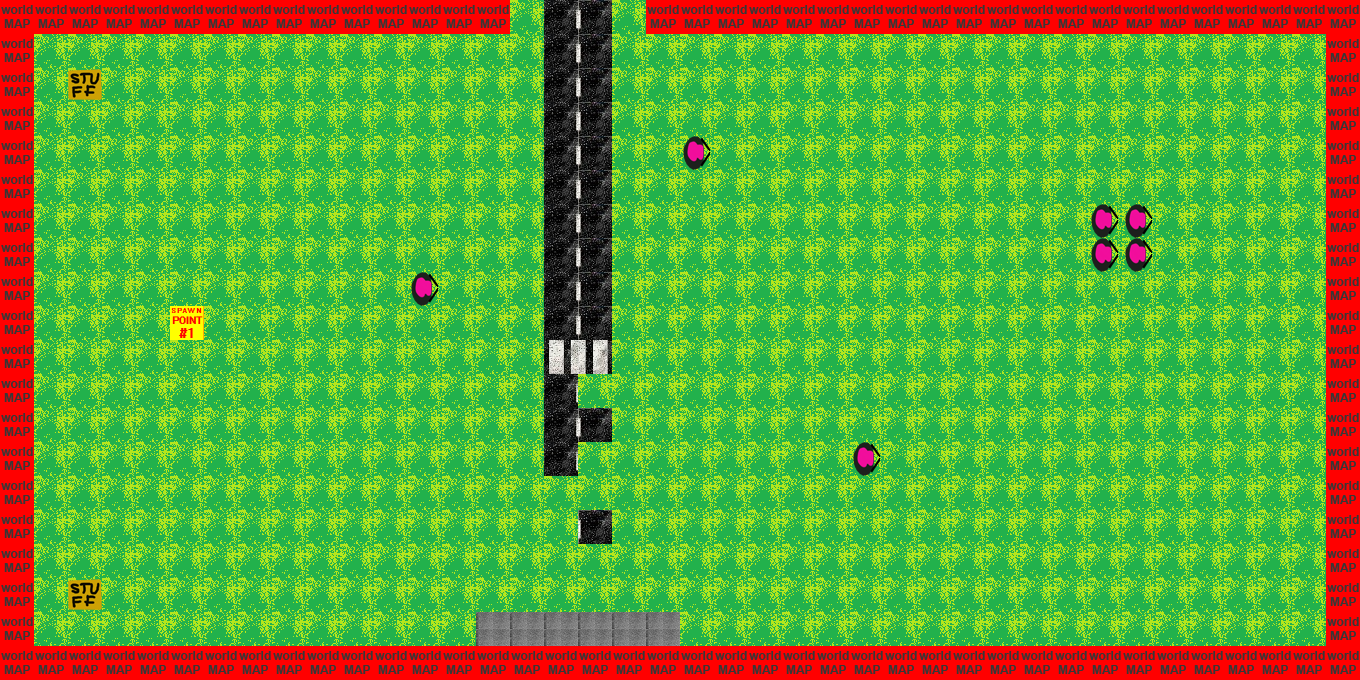

Below is a game level as drawn by its tile map, then a one-line description and the .tmx that defines it (tile-layer data replaced by summaries):
An orthogonal 40x20 tile map with 34x34 px tiles, 3 tile layers (map, monsters, special_effects).

<map version="1.0" orientation="orthogonal" width="40" height="20" tilewidth="34" tileheight="34">
 <tileset firstgid="1" name="sett" tilewidth="34" tileheight="34">
  <image source="tiles/sett.png" width="340" height="102" />
  <tile id="0">
   <properties>
    <property name="Solid" value="1" />
   </properties>
  </tile>
  <tile id="1">
   <properties>
    <property name="Solid" value="0" />
   </properties>
  </tile>
  <tile id="2">
   <properties>
    <property name="Solid" value="0" />
   </properties>
  </tile>
  <tile id="3">
   <properties>
    <property name="Solid" value="0" />
   </properties>
  </tile>
  <tile id="4">
   <properties>
    <property name="Solid" value="0" />
   </properties>
  </tile>
  <tile id="5">
   <properties>
    <property name="Solid" value="0" />
   </properties>
  </tile>
  <tile id="6">
   <properties>
    <property name="Monster" value="Star" />
    <property name="Solid" value="0" />
   </properties>
  </tile>
  <tile id="7">
   <properties>
    <property name="worldMap" value="1" />
   </properties>
  </tile>
  <tile id="8">
   <properties>
    <property name="npc" value="1" />
   </properties>
  </tile>
  <tile id="9">
   <properties>
    <property name="Solid" value="1" />
    <property name="itemChest" value="1" />
   </properties>
  </tile>
  <tile id="10">
   <properties>
    <property name="startPointID" value="1" />
    <property name="transportTarget" value="1" />
   </properties>
  </tile>
  <tile id="11">
   <properties>
    <property name="startPointID" value="2" />
    <property name="transportTarget" value="1" />
   </properties>
  </tile>
  <tile id="12">
   <properties>
    <property name="startPointID" value="3" />
    <property name="transportTarget" value="1" />
   </properties>
  </tile>
  <tile id="13">
   <properties>
    <property name="startPointID" value="1" />
    <property name="transportTarget" value="2" />
   </properties>
  </tile>
  <tile id="14">
   <properties>
    <property name="startPointID" value="2" />
    <property name="transportTarget" value="2" />
   </properties>
  </tile>
  <tile id="15">
   <properties>
    <property name="startPointID" value="3" />
    <property name="transportTarget" value="2" />
   </properties>
  </tile>
  <tile id="16">
   <properties>
    <property name="startPointID" value="1" />
    <property name="transportTarget" value="3" />
   </properties>
  </tile>
  <tile id="17">
   <properties>
    <property name="startPointID" value="2" />
    <property name="transportTarget" value="3" />
   </properties>
  </tile>
  <tile id="18">
   <properties>
    <property name="startPointID" value="3" />
    <property name="transportTarget" value="3" />
   </properties>
  </tile>
  <tile id="20">
   <properties>
    <property name="spID" value="1" />
   </properties>
  </tile>
  <tile id="21">
   <properties>
    <property name="spID" value="2" />
   </properties>
  </tile>
  <tile id="22">
   <properties>
    <property name="spID" value="3" />
   </properties>
  </tile>
 </tileset>
 <layer name="map" width="40" height="20">
  <data>[800 cells, 800 non-empty, 7 distinct tile ids]</data>
 </layer>
 <layer name="monsters" width="40" height="20">
  <data>[800 cells, 7 non-empty, 1 distinct tile ids]</data>
 </layer>
 <layer name="special_effects" width="40" height="20">
  <data>[800 cells, 3 non-empty, 2 distinct tile ids]</data>
 </layer>
</map>
